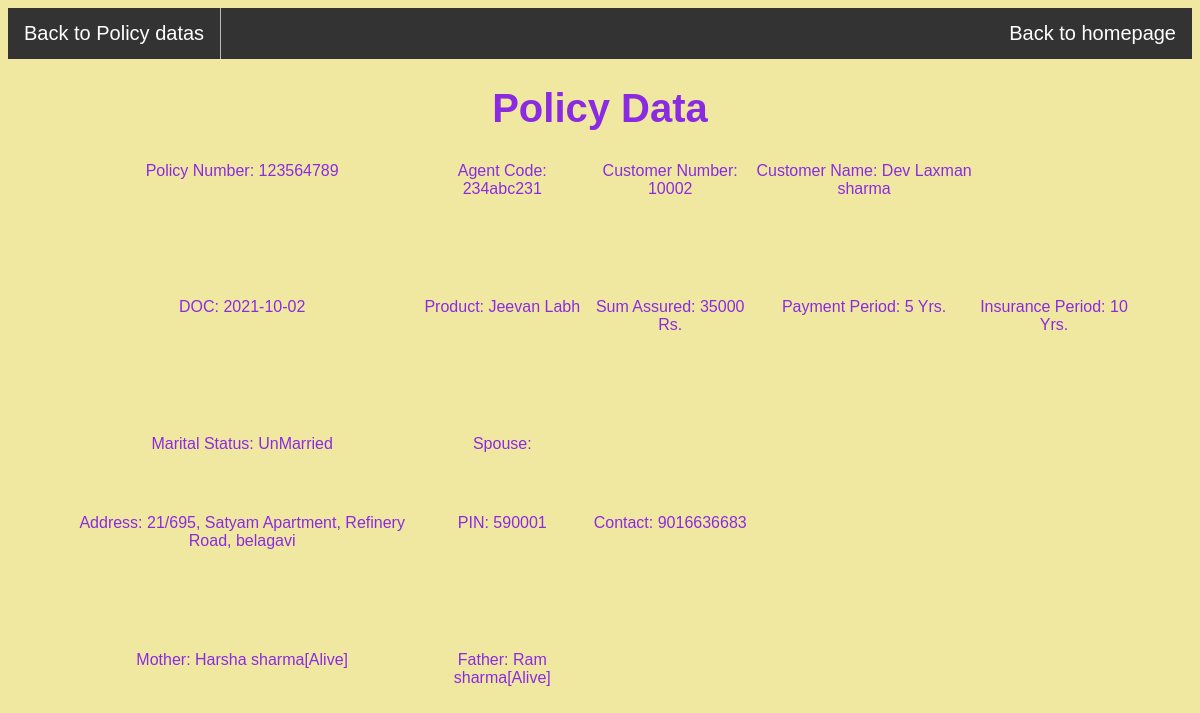
Page /view.php?Policy_Num=123564789 on the committed database.
### tables this page shows
CREATE TABLE `policy_data` (
  `Policy_Num` int(15) NOT NULL,
  `Customer_Num` bigint(10) NOT NULL,
  `Agent_code` varchar(10) NOT NULL,
  `DOC` date NOT NULL,
  `Product` varchar(50) NOT NULL,
  `Sum_Assured` int(10) NOT NULL,
  `Pay_Period` int(2) NOT NULL,
  `Ins_Period` int(2) NOT NULL
);

CREATE TABLE `agent` (
  `Agent_code` varchar(10) NOT NULL,
  `Agent_name` varchar(150) NOT NULL,
  `DOB` date NOT NULL,
  `Address` varchar(80) NOT NULL,
  `Pincode` int(6) NOT NULL,
  `Branch` varchar(50) NOT NULL,
  `Contact_Num` bigint(10) NOT NULL
);

CREATE TABLE `customer` (
  `Customer_Num` bigint(10) NOT NULL,
  `First_Name` varchar(50) NOT NULL,
  `Middle_Name` varchar(50) NOT NULL,
  `Last_Name` varchar(50) NOT NULL,
  `Gender` char(1) NOT NULL,
  `DOB` date NOT NULL,
  `Address` varchar(70) NOT NULL,
  `Pincode` int(6) NOT NULL,
  `Contact_Number` bigint(10) NOT NULL,
  `Mother_Name` varchar(150) NOT NULL,
  `Mother_Status` varchar(10) NOT NULL,
  `Father_Name` varchar(150) NOT NULL,
  `Father_Status` varchar(10) NOT NULL,
  `Marital_status` char(1) NOT NULL,
  `Spouse` varchar(150) DEFAULT NULL
);

### view.php (the view, shortened to what this page needs)
<?php
include "connection.php";
if(is_numeric($_GET['Policy_Num'])){
$sql = "select * from policy_data where Policy_Num = '".$_GET['Policy_Num']."'";
$result = mysqli_query($conn,$sql);
$row = mysqli_fetch_object($result);
$sql1 = "select * from customer where Customer_Num = $row->Customer_Num";
$result1 = mysqli_query($conn,$sql1);
$row1 = mysqli_fetch_object($result1);
$sql2 = "select * from agent where Agent_code = '$row->Agent_code'";
$result2 = mysqli_query($conn,$sql2);
$row2 = mysqli_fetch_object($result2);
}
?>
<html>
    <head>
		<link href = "style.css" type = "text/css" rel = "stylesheet" />
    </head>
    <body>
        <link href = "policy/registration.css" type = "text/css" rel = "stylesheet" />
		<ul>
			<li><a href="policy/modified1.php"> Back to Policy datas</a></li>
			<li style="float:right;"><a href="index.php"> Back to homepage</a></li>
		</ul>
		<center>
		<h1> Policy Data </h1>
        <table width = "90%" height = "80%" border="0" cellspacing = "1" cellpadding = "3" align="center">
            <tr valign = "top" align = "center">
                <td>Policy Number: <?php echo "$row->Policy_Num";?></td>
				<td>Agent Code: <?php echo "$row2->Agent_code";?></td>
                <td>Customer Number: <?php echo "$row1->Customer_Num";?></td>
				<td>Customer Name: <?php echo "$row1->First_Name $row1->Middle_Name $row1->Last_Name"; ?>
			</tr>
				<tr valign = "top" align = "center">
					<td>DOC: <?php echo "$row->DOC";?></td>
					<td>Product: <?php echo "$row->Product";?></td>
					<td>Sum Assured: <?php echo "$row->Sum_Assured";?> Rs.</td>
					<td>Payment Period: <?php echo "$row->Pay_Period";?> Yrs.</td>
					<td>Insurance Period: <?php echo "$row->Ins_Period";?> Yrs.</td>
				</tr>
			<tr valign = "top" align = "center">
				<td>Marital Status: <?php if($row1->Marital_status=='M'){echo "Married";} else{echo "UnMarried";}?></td>
				<td>Spouse: <?php echo "$row1->Spouse";?></td>
			</tr>
			<tr valign = "top" align = "center">
				<td>Address: <?php echo "$row1->Address";?></td>
				<td>PIN: <?php echo "$row1->Pincode";?>
				<td>Contact: <?php echo "$row1->Contact_Number";?></td>
			</tr>
			<tr valign = "top" align = "center">
				<td>Mother: <?php echo "$row1->Mother_Name";?>[<?php if($row1->Mother_Status=='D'){echo "Dead";} else{echo "Alive";}?>]</td>
				<td>Father: <?php echo "$row1->Father_Name";?>[<?php if($row1->Father_Status=='D'){echo "Dead";} else{echo "Alive";}?>]</td>
				</tr>
			</table>
		</center>
    </body>
</html>

### style.css (style rules this page uses)
ul { list-style-type: none; margin: 0; padding: 0; overflow: hidden; background-color: #333; }
li { float: left; border-right:1px solid #bbb; }
li:last-child { border-right: none; }
li a { display: block; color: white; text-align: center; padding: 14px 16px; text-decoration: none; }

### policy/registration.css (style rules this page uses)
body { color: #8A2BE2; font-size: 20px; font-family: Verdana, Arial, Helvetica, monospace; background-color: #F0E8A0; }

### rows in the picture
policy_data: Policy_Num "123564789", DOC "2021-10-02", Product "Jeevan Labh", Sum_Assured "35000", Pay_Period "5", Ins_Period "10"
agent: Agent_code "234abc231"
customer: Customer_Num "10002", First_Name "Dev", Middle_Name "Laxman", Last_Name "sharma", Address "21/695, Satyam Apartment, Refinery Road, belagavi", Pincode "590001", Contact_Number "9016636683", Mother_Name "Harsha sharma", Father_Name "Ram sharma"
